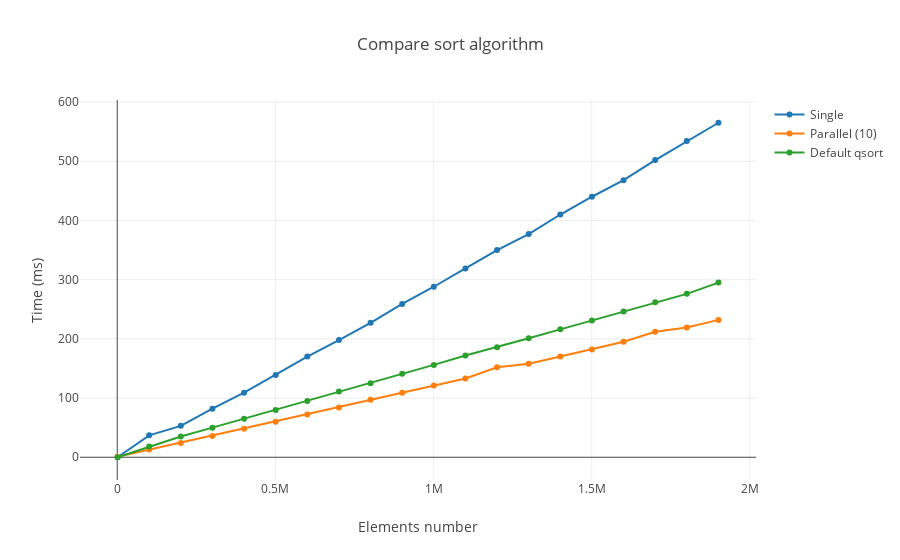

Source (notebook cell):
### Code cell
plotly.offline.iplot({
    'data': data,
    'layout': layout})
